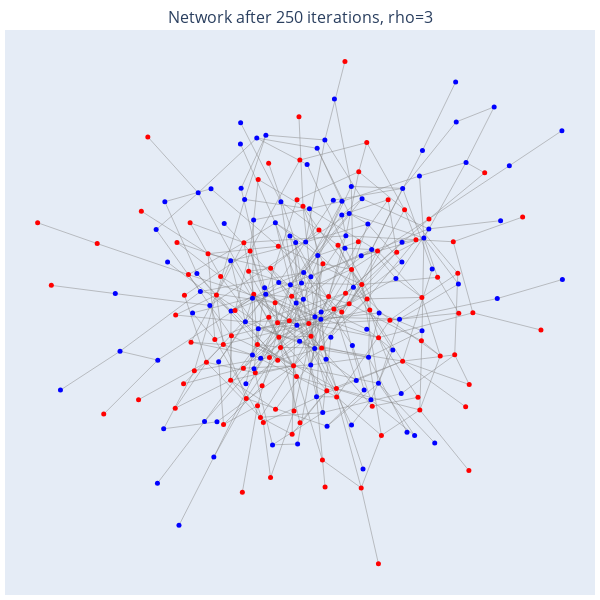

Notebook code cell kept with this figure:
### Markdown cell above
# Actual work

### Code cell
# parameter selection

# initial nodes and time
initial_n = 0
T = 250

p = 0.25

# parent nodes and prob
m = 8
pm_o = p

# parent neighbours and prob
n = 4
pn_o = p

rho = 3

# p high SES
p_SES_high = 0.5

new_sim = JacksonSimulationV2(initial_n, T, m, pm_o, n, pn_o, p_SES_high, biased=True, rho=rho)


plotly_sim_drawing.plotly_draw(plotly_sim_drawing(), new_sim, layout='spring', draw_largest_CC=True, title=f'Network after {T} iterations, rho={rho}')

### Figure 1 — Plotly figure (JSON) as saved in the notebook; plotly's stock layout.template omitted (floating-point values rounded to 4 significant figures; data arrays with more than 128 entries replaced by an {"elided": "..."} marker saying what was removed)
{"data": [{"line": {"color": "#888", "width": 0.5}, "mode": "lines", "type": "scatter", "x": {"elided": "1377 float values"}, "y": {"elided": "1377 float values"}}, {"hoverinfo": "text", "marker": {"color": {"elided": "236 str values"}, "size": 5}, "mode": "markers", "text": {"elided": "236 str values"}, "type": "scatter", "x": {"elided": "236 float values"}, "y": {"elided": "236 float values"}}], "layout": {"height": 600, "hovermode": "closest", "margin": {"b": 5, "l": 5, "r": 5, "t": 30}, "showlegend": false, "title": {"font": {"size": 16}, "text": "Network after 250 iterations, rho=3", "x": 0.5, "y": 0.98}, "width": 600, "xaxis": {"showgrid": false, "showticklabels": false, "zeroline": false}, "yaxis": {"showgrid": false, "showticklabels": false, "zeroline": false}}}
